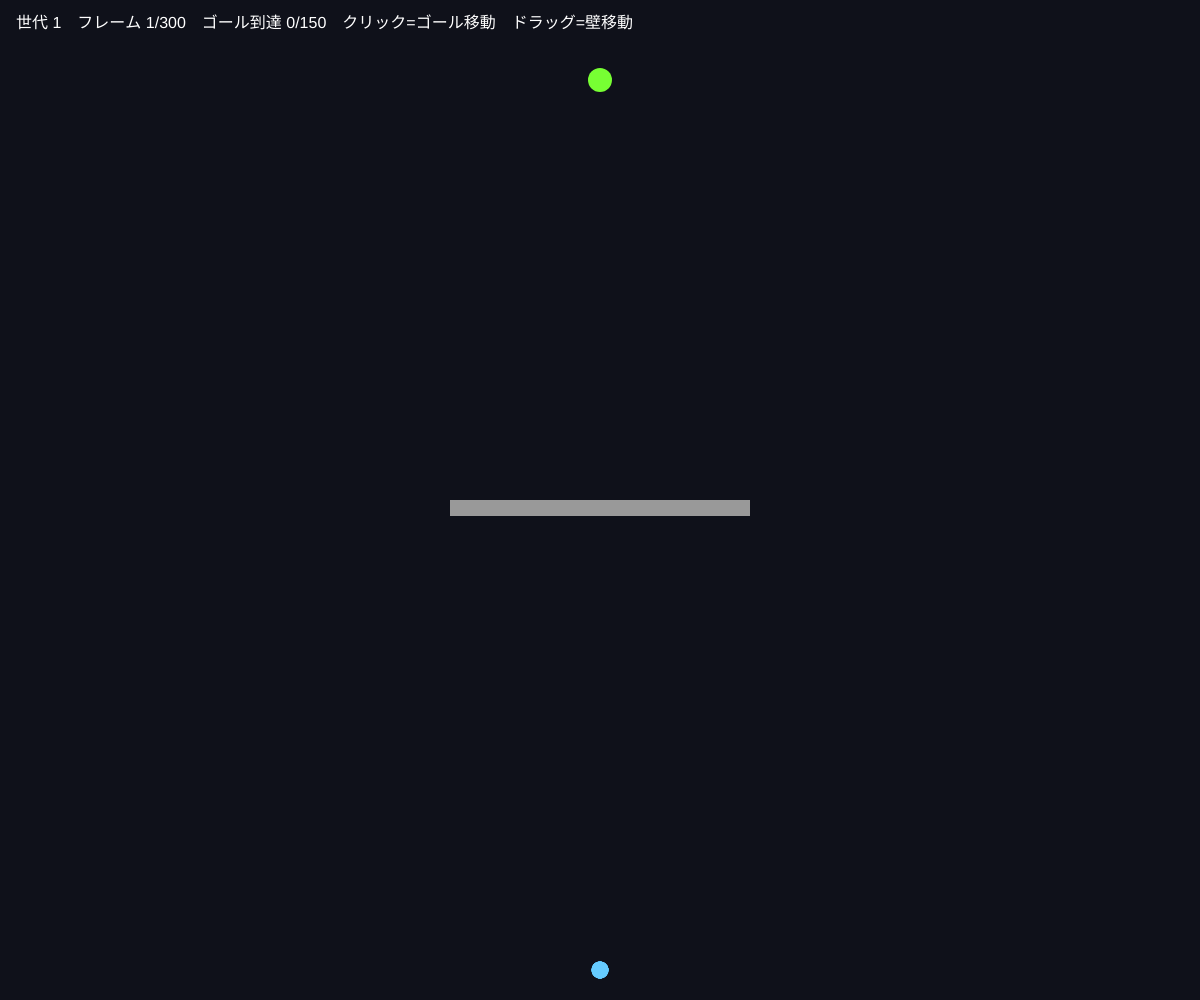
Frame 1 (no input)
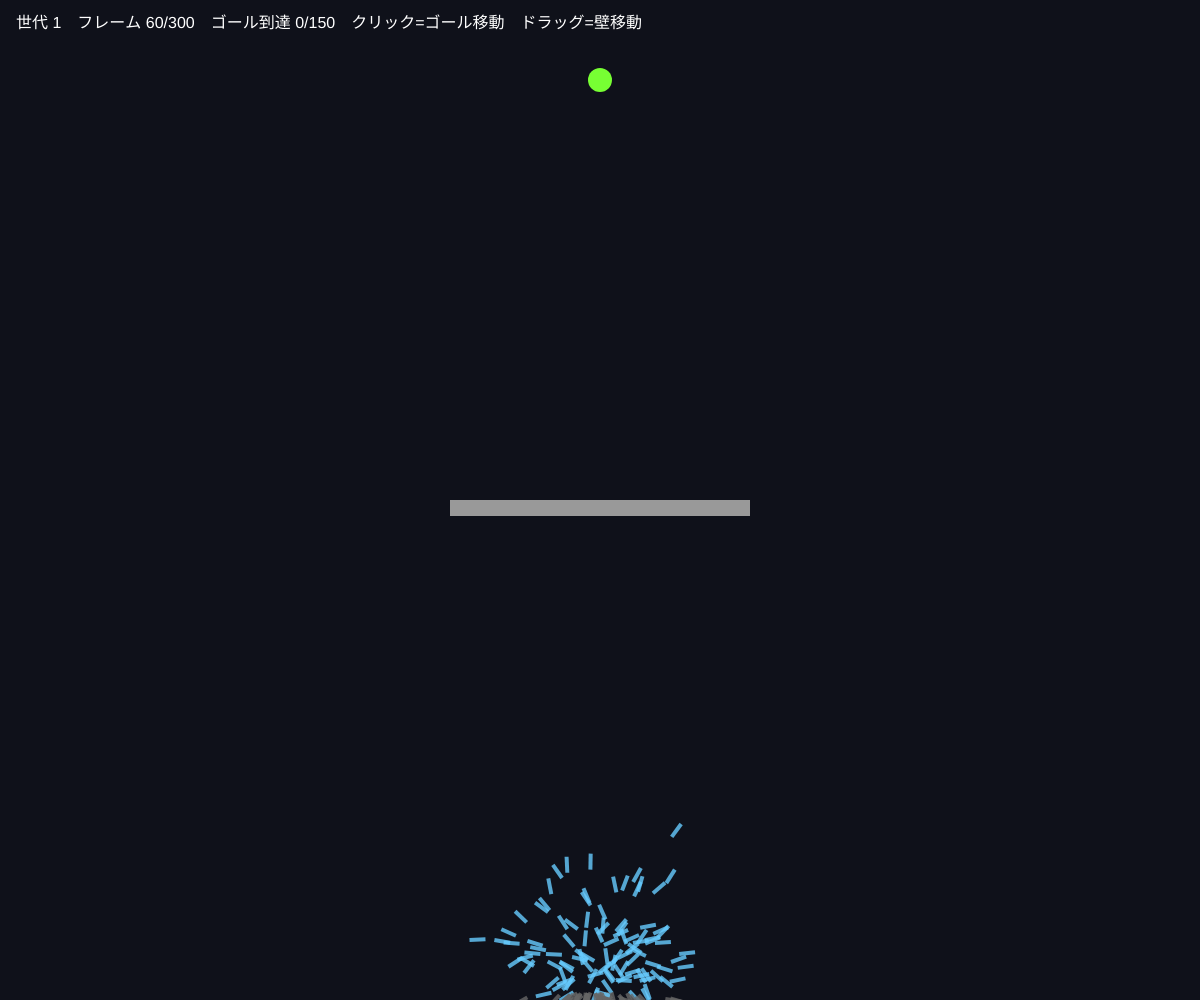
Frame 60 (no input)
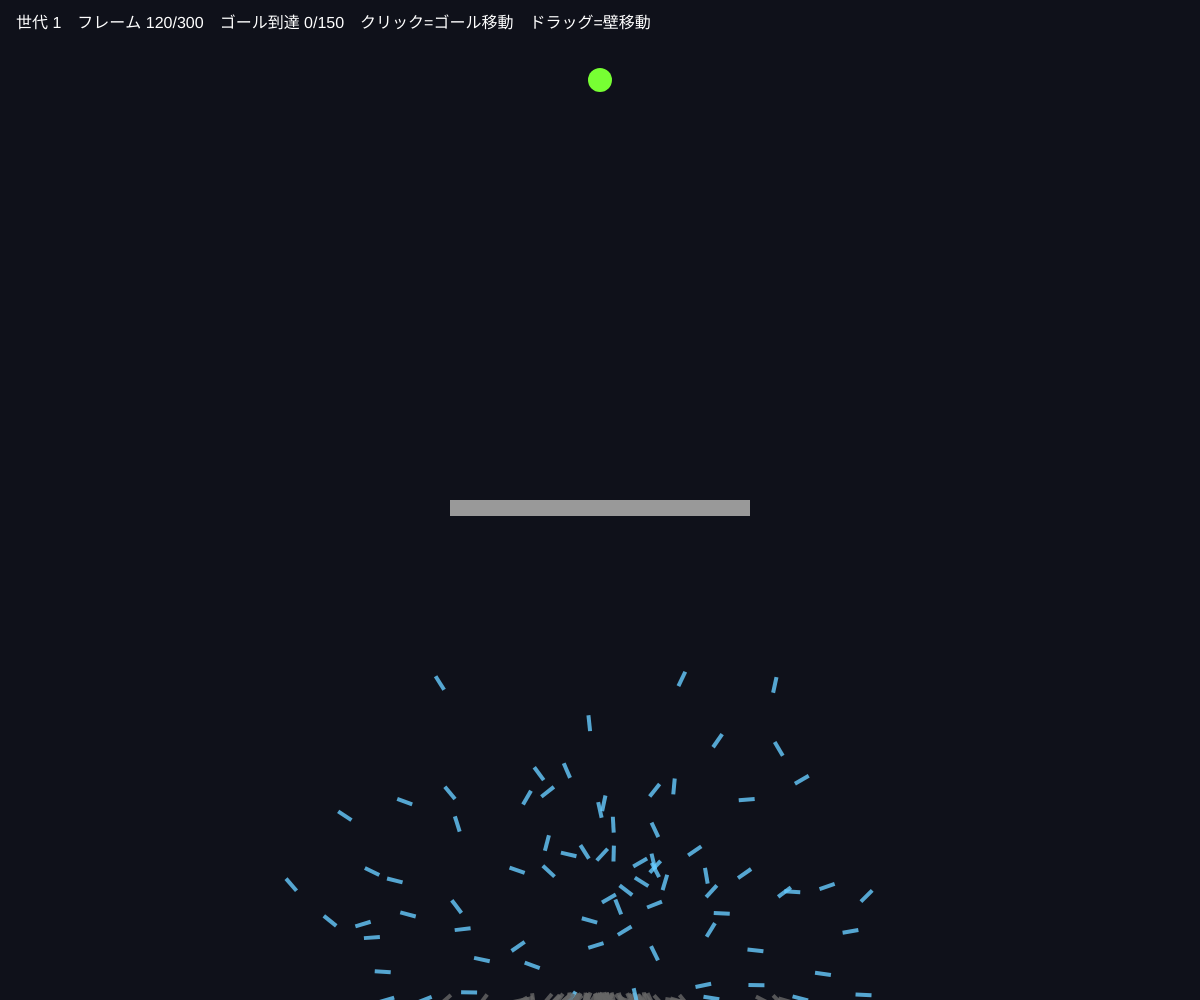
Frame 120 (the mouse pressed at the canvas centre since frame 60)

The p5.js sketch that drew these frames (run headless with seeded random() and noise() and a simulated clock; from frame 60 on, the mouse is pressed at the canvas centre):

// p5.js sketch
// ── sketch.js
// ============================================
// 09 進化するロケット（遺伝的アルゴリズム）
// ロケットは「毎フレームどの方向に噴射するか」の遺伝子を持つ
// ゴールに近いロケットほど選ばれて、子を残す → 世代を重ねると壁をよけてゴールへ
// クリックでゴールを動かす / ドラッグで壁を動かす
// ============================================

let population = [];
let popSize = 150;
let lifespan = 300; // 1世代のフレーム数
let count = 0; // 今のフレーム
let generation = 1;
let target;
let wall = { x: 0, y: 0, w: 300, h: 16 };
let bestFit = 0;

function setup() {
  createCanvas(windowWidth, windowHeight);
  colorMode(HSB, 360, 100, 100, 100);
  target = createVector(width / 2, 80);
  wall.x = width / 2 - 150;
  wall.y = height / 2;
  for (let i = 0; i < popSize; i++) population.push(makeRocket(randomGenes()));
}

// 遺伝子 = lifespan 個の「噴射ベクトル」
function randomGenes() {
  let g = [];
  for (let i = 0; i < lifespan; i++) g.push(p5.Vector.random2D().mult(0.25));
  return g;
}

function makeRocket(genes) {
  return { pos: createVector(width / 2, height - 30), vel: createVector(0, 0), genes, alive: true, reached: false, fitness: 0 };
}

function draw() {
  background(230, 40, 10);

  // ゴールと壁
  noStroke();
  fill(100, 80, 100);
  circle(target.x, target.y, 24);
  fill(0, 0, 60);
  rect(wall.x, wall.y, wall.w, wall.h);

  // ロケットを動かす
  for (let r of population) {
    if (r.alive && !r.reached) {
      r.vel.add(r.genes[count]); // 遺伝子どおりに噴射
      r.vel.limit(4);
      r.pos.add(r.vel);
      // 壁や画面外に当たったら死ぬ
      if (r.pos.x > wall.x && r.pos.x < wall.x + wall.w && r.pos.y > wall.y && r.pos.y < wall.y + wall.h) r.alive = false;
      if (r.pos.x < 0 || r.pos.x > width || r.pos.y < 0 || r.pos.y > height) r.alive = false;
      if (p5.Vector.dist(r.pos, target) < 12) r.reached = true;
    }
    push();
    translate(r.pos.x, r.pos.y);
    rotate(r.vel.heading());
    fill(r.reached ? 100 : r.alive ? 200 : 0, r.alive ? 60 : 0, r.alive ? 100 : 40, 80);
    rect(-8, -2, 16, 4);
    pop();
  }

  count++;
  if (count >= lifespan) {
    nextGeneration();
    count = 0;
  }

  fill(0, 0, 100);
  textSize(16);
  text('世代 ' + generation + '　フレーム ' + count + '/' + lifespan + '　ゴール到達 ' + population.filter((r) => r.reached).length + '/' + popSize + '　クリック=ゴール移動　ドラッグ=壁移動', 16, 28);
}

// ★ 進化：評価 → 選択 → 交叉 → 突然変異
function nextGeneration() {
  // 1. 評価：ゴールに近いほど高得点
  let maxFit = 0;
  for (let r of population) {
    let d = p5.Vector.dist(r.pos, target);
    r.fitness = 1 / (d + 1);
    if (r.reached) r.fitness *= 10; // ゴールしたら大ボーナス
    if (!r.alive) r.fitness *= 0.1; // ぶつかったら減点
    maxFit = max(maxFit, r.fitness);
  }
  bestFit = maxFit;

  // 2. 選択：得点が高いほど「くじ」に多く入れる
  let pool = [];
  for (let r of population) {
    let n = floor((r.fitness / maxFit) * 100);
    for (let i = 0; i < n; i++) pool.push(r);
  }

  // 3. 交叉と突然変異で次の世代をつくる
  let next = [];
  for (let i = 0; i < popSize; i++) {
    let a = random(pool), b = random(pool);
    let mid = floor(random(lifespan));
    let genes = [];
    for (let j = 0; j < lifespan; j++) {
      let gene = j < mid ? a.genes[j] : b.genes[j]; // 前半は親A、後半は親B
      if (random() < 0.01) gene = p5.Vector.random2D().mult(0.25); // 1% で突然変異
      genes.push(gene.copy());
    }
    next.push(makeRocket(genes));
  }
  population = next;
  generation++;
}

function mousePressed() {
  if (mouseY > 44 && !(mouseX > wall.x - 20 && mouseX < wall.x + wall.w + 20 && abs(mouseY - wall.y) < 40)) {
    target.set(mouseX, mouseY);
  }
}
function mouseDragged() {
  wall.x = mouseX - wall.w / 2;
  wall.y = mouseY;
}

// ---------- やってみよう ----------
// 1. 10世代くらい待とう。壁をよけてゴールするロケットが増えてくる
// 2. 突然変異 0.01 を 0.2 にすると？（ランダムすぎて学べない） 0 にすると？
// 3. 壁を動かすと、せっかく進化した遺伝子はどうなる？
